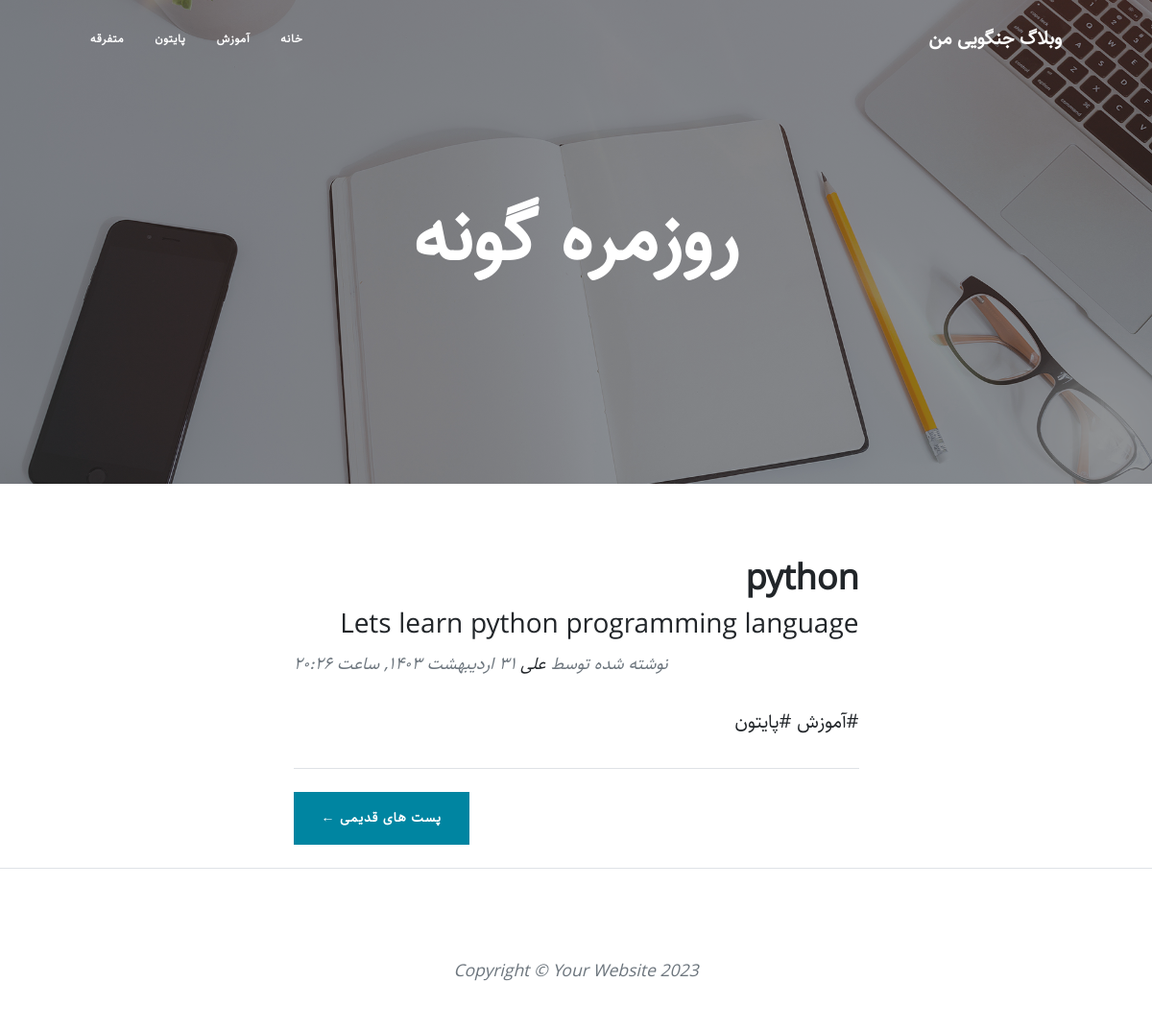
The app's page /category/python with its own data.
### blog/models.py (models this page shows, shortened)
class Category(models.Model):
    title = models.CharField(max_length=200, verbose_name='عنوان دسته‌بندی')
    slug = models.SlugField(max_length=100, unique=True, verbose_name='آدرس دسته‌بندی')
    status = models.BooleanField(default=True, verbose_name="آیا نمایش داده شود؟")
    position = models.IntegerField(verbose_name="پوزیشن")
    class Meta:
        verbose_name = "دسته‌بندی"
        verbose_name_plural = "دسته‌بندی‌ها"
        ordering = ['position']

class Article(models.Model):
    STATUS_CHOICES = (
        ('d', 'Draf'),
        ('p', 'Published'),
    )
    title = models.CharField(max_length=200, verbose_name='عنوان مقاله')
    slug = models.SlugField(max_length=100, unique=True, verbose_name='آدرس مقاله')
    category = models.ManyToManyField(Category, verbose_name='دسته‌بندی', related_name="articles")
    description = models.TextField(verbose_name='توضیحات')
    thumbnail = models.ImageField(upload_to="images", verbose_name='تصویر')
    status = models.CharField(max_length=1, choices=STATUS_CHOICES, verbose_name='وضعیت')
    publish = models.DateTimeField(default=timezone.now, verbose_name='زمان انتشار')
    created_at = models.DateTimeField(auto_now_add=True)
    updated_at = models.DateTimeField(auto_now=True)
    class Meta:
        verbose_name = "مقاله"
        verbose_name_plural = "مقالات"
        ordering = ['-publish']
    def jpublish(self):
        return jalali_convertor(self.publish)
    def category_published(self):
        return self.category.filter(status=True)
    objects = ArticleManager()
    jpublish.short_description = 'زمان انتشار'

### blog/views.py (the view)
# urls.py: path('category/<slug:slug>', category, name="category")
def category(request, slug):
    context = {
        'category': get_object_or_404(Category, slug=slug, status=True)
    }
    return render(request, 'blog/category.html', context)

### blog/models.py (called while the page is built)
    def published(self):
        return self.filter(status='p')

### blog/templatetags/base_tags.py (called while the page is built)
@register.simple_tag
def title():
    return "وبلاگ جنگویی من"

@register.inclusion_tag('blog/partials/category_navbar.html')
def navbar():
    return {"categories": Category.objects.filter(status=True)}

### extentions/jalali.py (called while the page is built)
    def persian_tuple(self):
        return self.persian_year, self.persian_month, self.persian_day

### extentions/utils.py (called while the page is built)
def persian_numbers_converter(mystr):
    numbers = {
        "0":"۰",
        "1":"۱",
        "2":"۲",
        "3":"۳",
        "4":"۴",
        "5":"۵",
        "6":"۶",
        "7":"۷",
        "8":"۸",
        "9":"۹",
    }
    for english, persian in numbers.items():
        mystr = mystr.replace(english, persian)
    return mystr

def jalali_convertor(time):
    time = timezone.localtime(time)
    jmonth = [
        'فروردین',
        'اردیبهشت',
        'خرداد',
        'تیر',
        'مرداد',
        'شهریور',
        'مهر',
        'آبان',
        'آذر',
        'دی',
        'بهمن',
        'اسفند',
    ]
    time_to_str = "{},{},{}".format(time.year, time.month, time.day)
    time_to_tuple = jalali.Gregorian(time_to_str).persian_tuple()
    time_to_list = list(time_to_tuple)
    for index, month in enumerate(jmonth):
        if time_to_list[1] == index + 1:
            time_to_list[1] = month
            break
    output = "{} {} {}, ساعت {}:{}".format(
        time_to_list[2],
        time_to_list[1],
        time_to_list[0],
        time.hour,
        time.minute
    )
    return persian_numbers_converter(output)

### blog/templates/blog/category.html
{% extends 'blog/base.html' %}
{% load static %}
{% block main %}
<header class="masthead" style="background-image: url('{% static "blog/assets/img/home-bg.jpg" %}')">
    <div class="container position-relative px-4 px-lg-5">
        <div class="row gx-4 gx-lg-5 justify-content-center">
            <div class="col-md-10 col-lg-8 col-xl-7">
                <div class="site-heading">
                    <h1>روزمره گونه</h1>
                </div>
            </div>
        </div>
    </div>
</header>
<div class="container px-4 px-lg-5">
    <div class="row gx-4 gx-lg-5 justify-content-center">
        <div class="col-md-10 col-lg-8 col-xl-7">
            {% for article in category.articles.published %}
            <div class="post-preview">
                <a href="{% url 'blog:blog_detail' article.slug %}">
                    <h2 class="post-title">{{article.title}}</h2>
                    <h3 class="post-subtitle">{{article.description | truncatewords:30}} </h3>
                </a>
                <p class="post-meta">
                    نوشته شده توسط
                    <a href="#!">علی</a>
                    {{article.jpublish}}
                    <div>
                        {% for category in article.category_published.all %}
                            <a href="#">#{{category.title}}</a>
                        {% endfor %}
                    </div>
                </p>
            </div>
            <hr class="my-4" />
            {% endfor %}
            <div class="d-flex justify-content-end mb-4"><a class="btn btn-primary text-uppercase" href="#!">پست های قدیمی &larr;</a></div>
        </div>
    </div>
</div>
{% endblock %}

### blog/templates/blog/partials/category_navbar.html
<div class="collapse navbar-collapse" id="navbarResponsive">
    <ul class="navbar-nav ms-auto py-4 py-lg-0">
        <li class="nav-item"><a class="nav-link px-lg-3 py-3 py-lg-4" href="{% url 'blog:home' %}">خانه</a></li>
        {% for category in categories %}
        <li class="nav-item"><a class="nav-link px-lg-3 py-3 py-lg-4" href="{% url 'blog:category' category.slug %}">{{category.title}}</a></li>
        {% endfor %}
    </ul>
</div>

### blog/static/blog/css/rtl.css (style rules this page uses)
* { font-family: "Sahel" !important; }
body { direction: rtl; text-align: right; font-family: "Sahel"; }
.ms-auto { margin-left: initial !important; margin-right: auto; }
.post-meta { text-align: left; }

### records on screen
Category: title "آموزش"
Category: title "پایتون"
Category: title "متفرقه"
Article: title "python", description "Lets learn python programming language", jpublish "۳۱ اردیبهشت ۱۴۰۳, ساعت ۲۰:۲۶"
